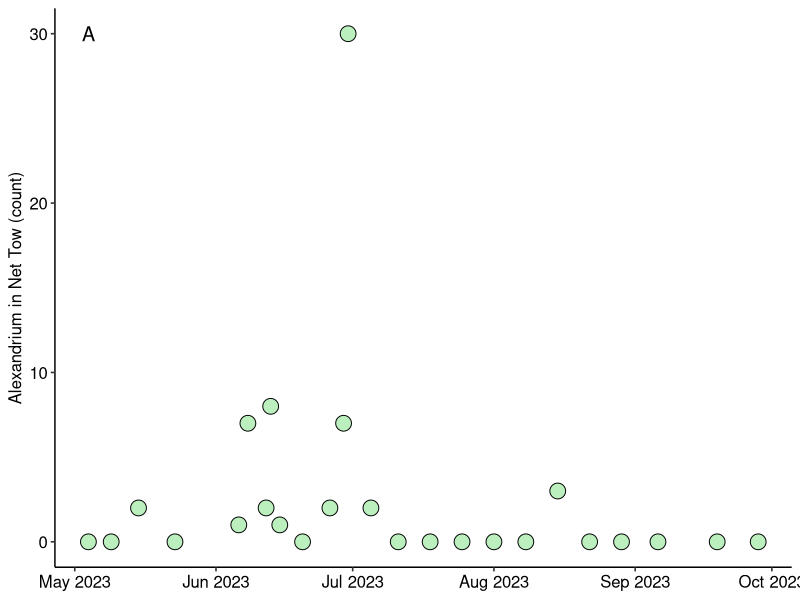
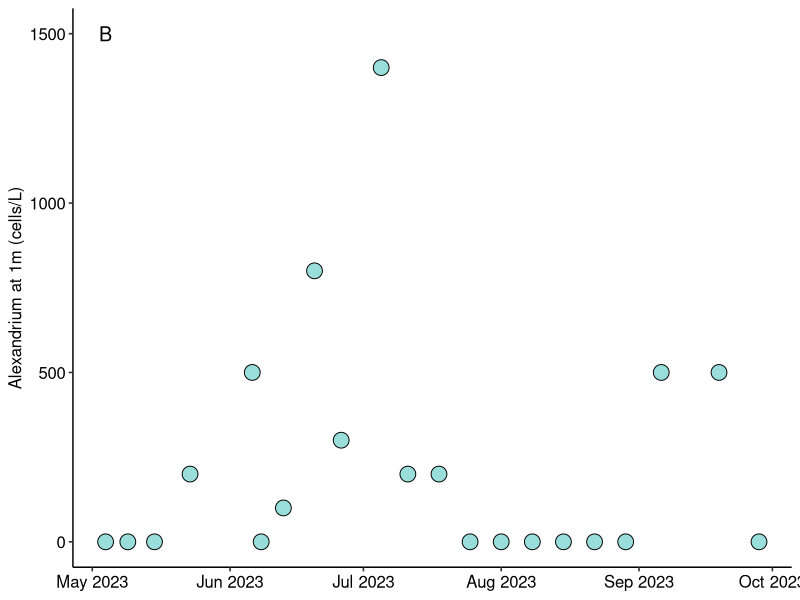
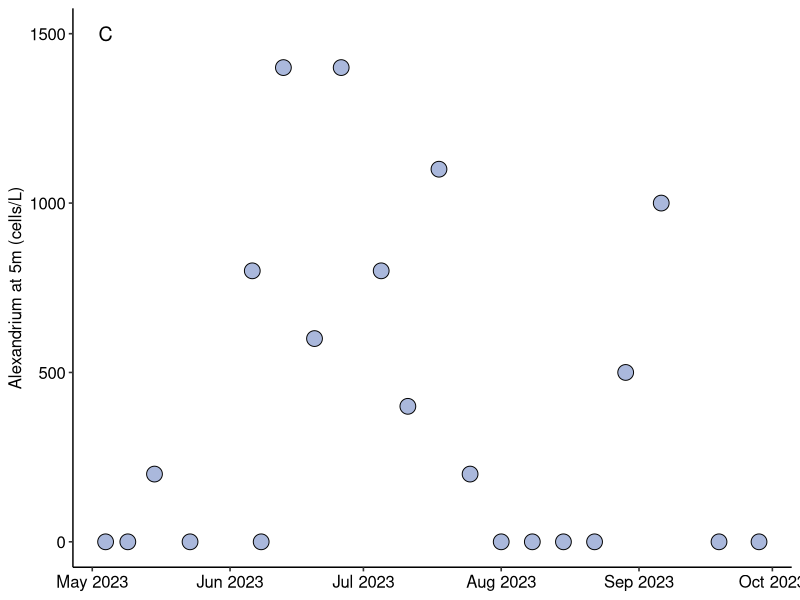
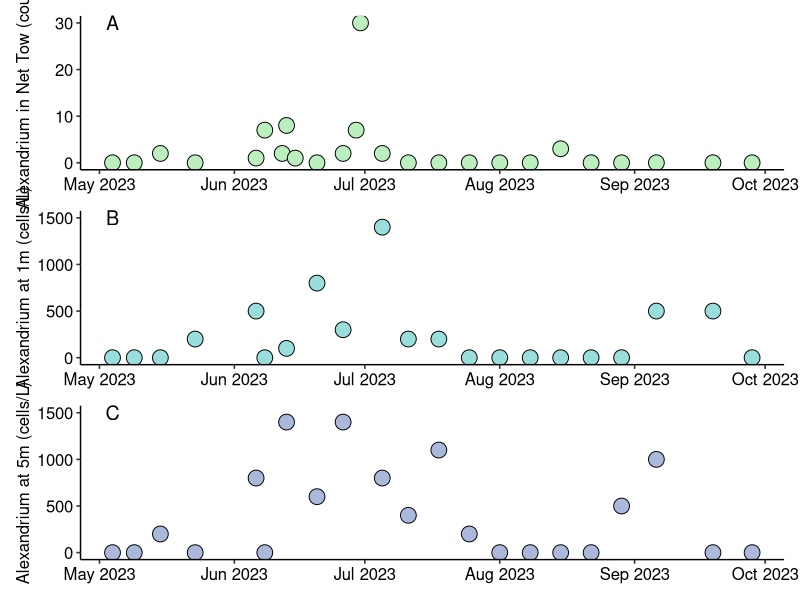
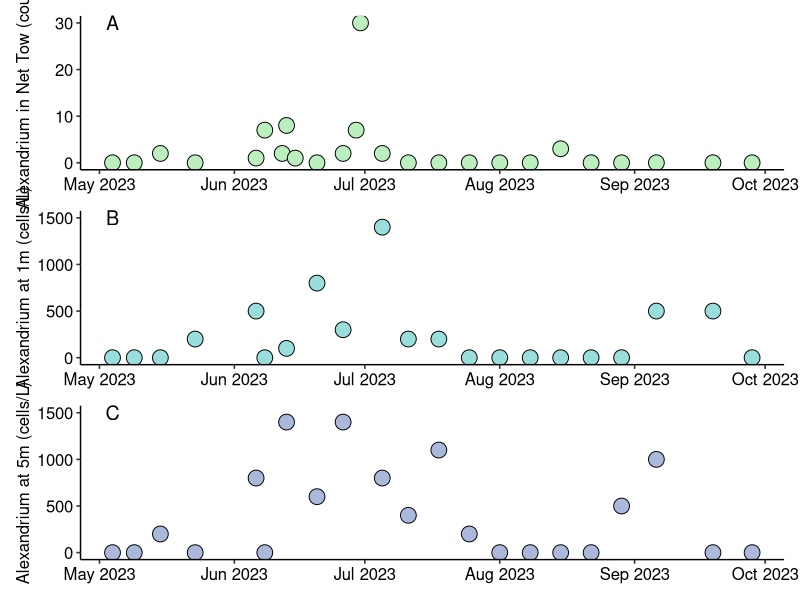
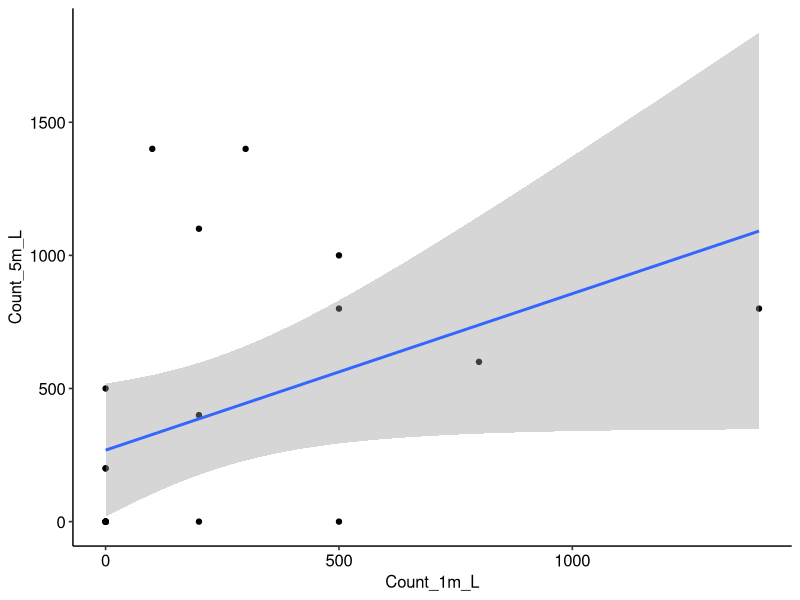
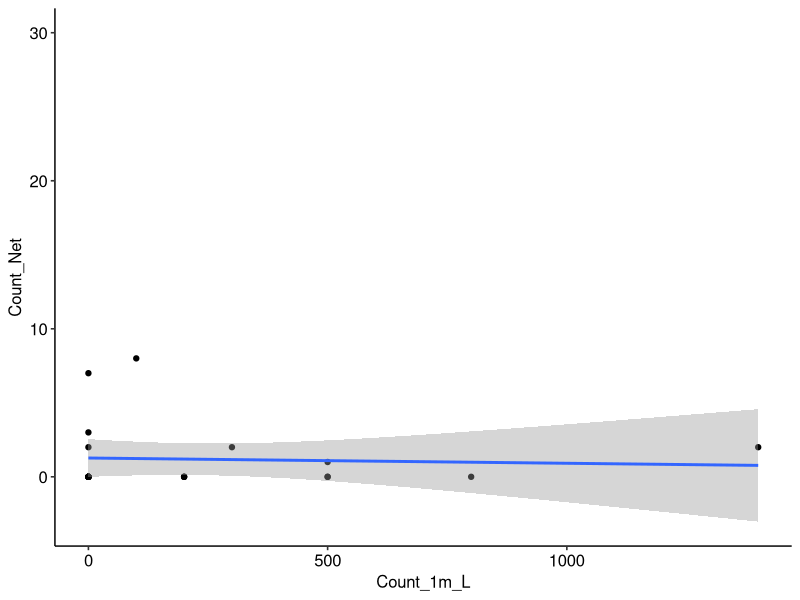
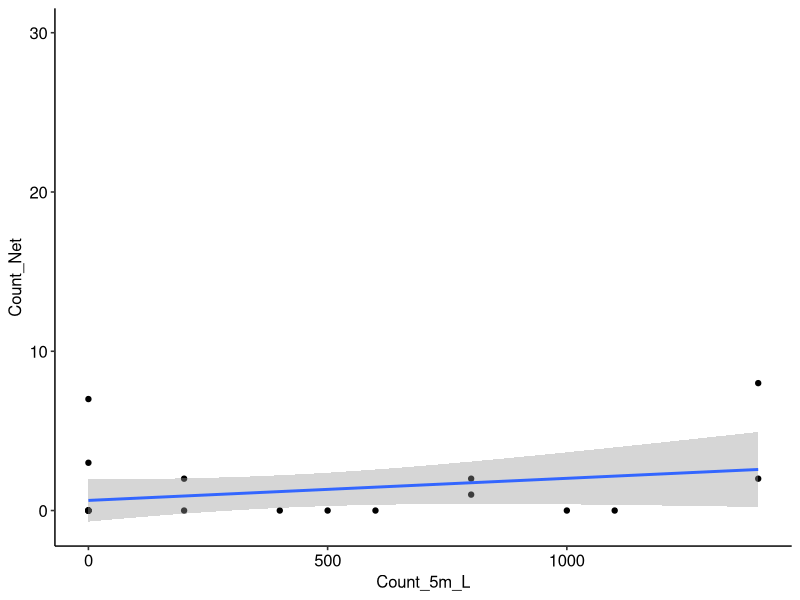

Here is the R script that generated these plots, in order:
## ---- chunk 1
knitr::opts_chunk$set(echo = TRUE)
## ---- chunk 2
#install.packages("ggplot2")
#install.packages("ggpubr")
#install.packages("patchwork")
#install.packages("reshape2")
## ---- chunk 3
library(ggplot2)
library(ggpubr)
library(patchwork)
library(reshape2)
## ---- chunk 4
alex <- read.csv("../Data/Alexandrium_MicroscopeCounts.csv")
## ---- chunk 5
alex$Date <- as.Date(alex$Date, "%m/%d/%Y")
## ---- chunk 6
plot_net <- ggplot(alex, aes(x = Date, y = Count_Net)) +
  geom_point(size = 5, shape = 21, fill = "#BBEFBE") +
  theme_pubr() +
  scale_x_date(date_breaks = "1 month", date_labels = "%b %Y") +
  labs(x = NULL, y = "Alexandrium in Net Tow (count)") +
annotate("text", x=as.Date("2023-05-04"), y=30, label = "A", size = 5) 
plot_net
## ---- chunk 7
plot_1m <- ggplot(alex, aes(x = Date, y = Count_1m_L)) +
  geom_point(size = 5, shape = 21, fill = "#99DEDB") +
  theme_pubr() +
  scale_x_date(date_breaks = "1 month", date_labels = "%b %Y") +
  labs(x = NULL, y = "Alexandrium at 1m (cells/L)") +
annotate("text", x=as.Date("2023-05-04"), y=1500, label = "B", size = 5) 
plot_1m
## ---- chunk 8
plot_5m <- ggplot(alex, aes(x = Date, y = Count_5m_L)) +
  geom_point(size = 5, shape = 21, fill = "#AAB8DC") +
  theme_pubr() +
  scale_x_date(date_breaks = "1 month", date_labels = "%b %Y") +
  labs(x = NULL, y = "Alexandrium at 5m (cells/L)") +
annotate("text", x=as.Date("2023-05-04"), y=1500, label = "C", size = 5) 
plot_5m
## ---- chunk 9
jpeg("../Figures/Fig2.jpg", width = 8, height = 10, units="in", res=600)
plot_net / plot_1m / plot_5m 
## ---- chunk 10
alex_zero <- alex
replace(alex_zero, alex_zero==0, NA)
## ---- chunk 11
plot_net_zero <- ggplot(alex, aes(x = Date, y = Count_Net)) +
  geom_point(size = 5, shape = 21, fill = "#BBEFBE") +
  theme_pubr() +
  scale_x_date(date_breaks = "1 month", date_labels = "%b %Y") +
  labs(x = NULL, y = "Alexandrium in Net Tow (count)") +
annotate("text", x=as.Date("2023-05-04"), y=30, label = "A", size = 5) 

plot_1m_zero <- ggplot(alex, aes(x = Date, y = Count_1m_L)) +
  geom_point(size = 5, shape = 21, fill = "#99DEDB") +
  theme_pubr() +
  scale_x_date(date_breaks = "1 month", date_labels = "%b %Y") +
  labs(x = NULL, y = "Alexandrium at 1m (cells/L)") +
annotate("text", x=as.Date("2023-05-04"), y=1500, label = "B", size = 5) 

plot_5m_zero <- ggplot(alex, aes(x = Date, y = Count_5m_L)) +
  geom_point(size = 5, shape = 21, fill = "#AAB8DC") +
  theme_pubr() +
  scale_x_date(date_breaks = "1 month", date_labels = "%b %Y") +
  labs(x = NULL, y = "Alexandrium at 5m (cells/L)") +
annotate("text", x=as.Date("2023-05-04"), y=1500, label = "C", size = 5) 

jpeg("../Figures/Fig2_option2.jpg", width = 8, height = 10, units="in", res=600)
plot_net_zero / plot_1m_zero / plot_5m_zero
## ---- chunk 12
correlation_1m_5m <- cor.test(alex$Count_1m_L, alex$Count_5m_L, method = "pearson")
correlation_1m_5m
## ---- chunk 13
plot_1m_5m <- ggplot(alex, aes(Count_1m_L, Count_5m_L)) + geom_point() + geom_smooth(method = "lm") + theme_pubr()
plot_1m_5m
## ---- chunk 14
correlation_1m_net <- cor.test(alex$Count_1m_L, alex$Count_Net, method = "pearson")
correlation_1m_net
## ---- chunk 15
plot_1m_net <- ggplot(alex, aes(Count_1m_L, Count_Net)) + geom_point() + geom_smooth(method = "lm") + theme_pubr()
plot_1m_net
## ---- chunk 16
correlation_5m_net <- cor.test(alex$Count_5m_L, alex$Count_Net, method = "pearson")
correlation_5m_net
## ---- chunk 17
plot_5m_net <- ggplot(alex, aes(Count_5m_L, Count_Net)) + geom_point() + geom_smooth(method = "lm") + theme_pubr()
plot_5m_net
